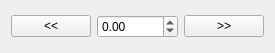
<?xml version="1.0" encoding="UTF-8"?>
<ui version="4.0">
 <class>Form</class>
 <widget class="QWidget" name="Form">
  <property name="geometry">
   <rect>
    <x>0</x>
    <y>0</y>
    <width>270</width>
    <height>53</height>
   </rect>
  </property>
  <property name="windowTitle">
   <string>Form</string>
  </property>
  <layout class="QVBoxLayout" name="verticalLayout">
   <item>
    <layout class="QHBoxLayout" name="horizontalLayout">
     <item>
      <widget class="QPushButton" name="left_Btn">
       <property name="text">
        <string>&lt;&lt;</string>
       </property>
      </widget>
     </item>
     <item>
      <widget class="QDoubleSpinBox" name="step_doubleSpinBox">
       <property name="minimum">
        <double>-10000.000000000000000</double>
       </property>
       <property name="maximum">
        <double>10000.000000000000000</double>
       </property>
       <property name="singleStep">
        <double>0.100000000000000</double>
       </property>
      </widget>
     </item>
     <item>
      <widget class="QPushButton" name="right_Btn">
       <property name="text">
        <string>&gt;&gt;</string>
       </property>
      </widget>
     </item>
    </layout>
   </item>
  </layout>
 </widget>
 <resources/>
 <connections/>
</ui>
